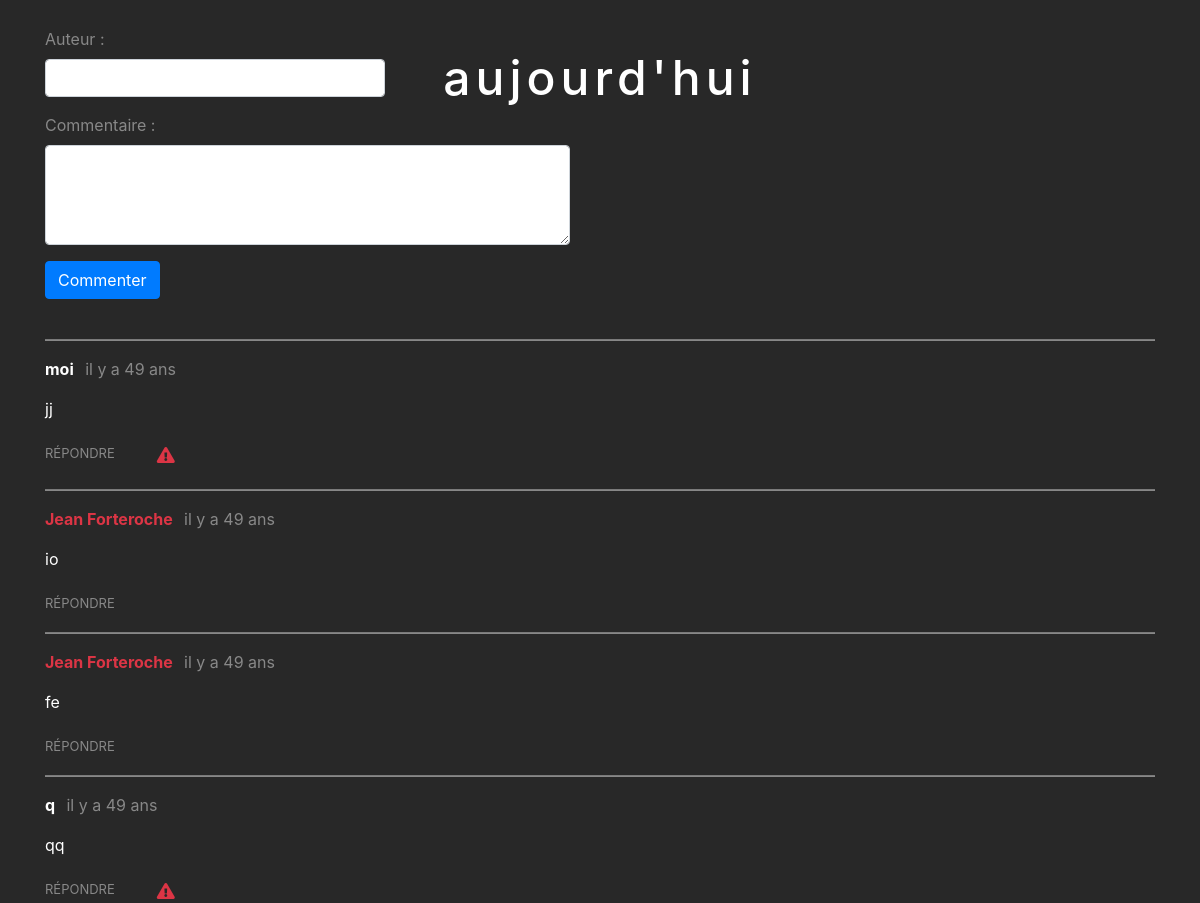
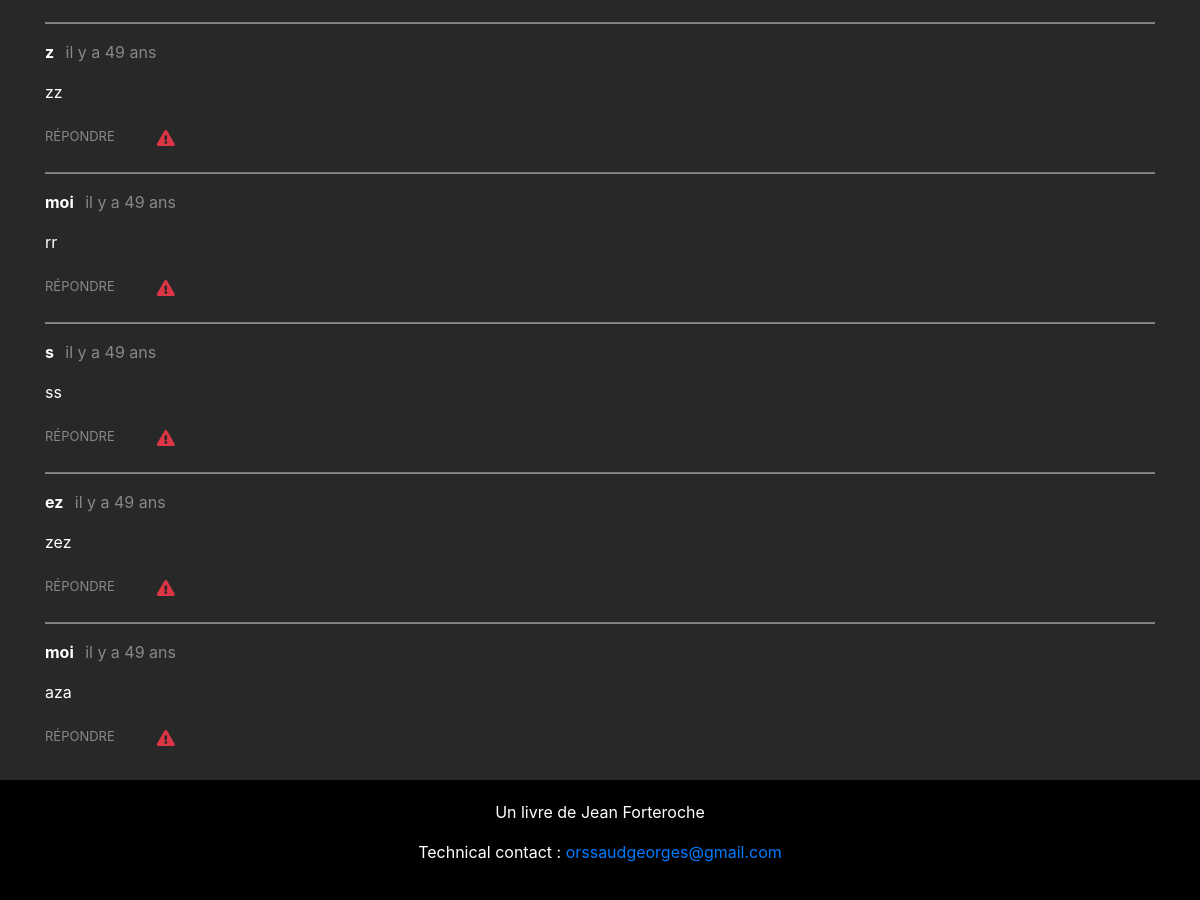
The app's page /index.php?action=post&id=6 (lower part), older data (2 pictures, top to bottom).
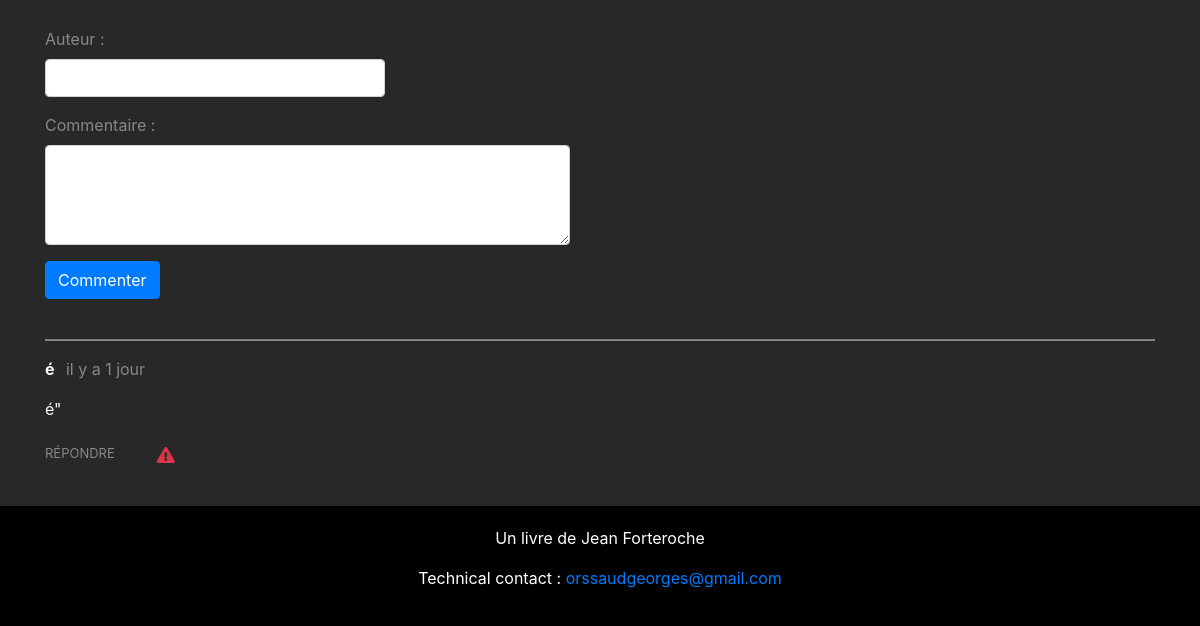
The same page, newer data.
### tables this page shows
CREATE TABLE `chapter` (
  `id` int(11) NOT NULL,
  `title` varchar(255) NOT NULL,
  `chapter_date` datetime NOT NULL,
  `content` text NOT NULL
);

CREATE TABLE `comments` (
  `id` int(11) NOT NULL,
  `post_id` int(11) NOT NULL,
  `author` varchar(255) NOT NULL,
  `comment` text NOT NULL,
  `comment_date` int(11) NOT NULL,
  `reported` int(11) NOT NULL,
  `by_author` tinyint(1) NOT NULL DEFAULT '0',
  `reply` int(11) DEFAULT NULL
);

### model/dataBase.php (called while the page is built, shortened)
<?php
class  dataBase{
	private function getPDO(){
		$pdo = new PDO('mysql:host=localhost;dbname=project8;charset=utf8', 'root', '');
		return $pdo;
	}
	public function prepare($statement, $atributes, $one = false){
		$req = $this->getPDO()->prepare($statement);
    	$req->execute($atributes);
    		if($one){
    			$data = $req->fetch(PDO::FETCH_OBJ);
    		}else{
    			$data = $req->fetchAll(PDO::FETCH_OBJ);
    		}
    	return $data;
	}
}

### model/postManager.php (called while the page is built, shortened)
<?php
class postManager extends \projet8\dataBase
{
	public function onePost($id){
			$post = $this->prepare('SELECT id, title, content, chapter_date FROM chapter WHERE id = ?', [$id], true);
			return $post;
	}
}

### model/commentsManager.php (called while the page is built, shortened)
<?php
class commentsManager extends \projet8\dataBase
{
	public function commentsForOnePost($id){
			$comments = $this->prepare('SELECT id, author, comment, comment_date, by_author, reply FROM comments WHERE post_id = ? ORDER BY comment_date DESC', [$id]);
			return $comments;
	}
}

### model/relativeTime.php (called while the page is built, shortened)
<?php
class time{
	 function relativetime($comment_date){
	 	                $sub = time() - $comment_date;
                if($sub < 3600){
                   if($sub < 60){
                    return 'maintenant';
                   }elseif($sub < 120){
                    return 'il y a 1 minute';
                   }else{
                    return 'il y a ' . round($sub/60) . ' minutes';
                   }
                }elseif($sub < 82800){
                    if($sub < 7200){
                        return 'il y a 1 heure';
                    }else{
                        return 'il y a ' . round($sub/3600) . ' heures';
                    }
                }elseif($sub < 518400){
                    if($sub < 172800){
                        return 'il y a 1 jour';
                    }else{
                        return 'il y a ' . round($sub/86400) . ' jours';
                    }
                }elseif($sub < 28886400){
                    if($sub < 3628800){
                        return 'il y a 1 mois';
                    }else{
                        return 'il y a ' . round($sub/2563200) . ' mois';
                    }
                }else{
                    if($sub < 47174400){
                        return 'il y a 1 an';
                    }else{
                        return 'il y a ' . round($sub/31449600) . ' ans';
                    }
                }
            }
}

### view/template/comment.php (the view, shortened to what the changed rows need)
  <?php
        foreach ($commentsById as $comment){
        ?>
        <div   <?php echo('id="'.$comment->id.'"');
                        if($comment->reply !== null){
                            echo('class=" reply"');
                        }
                ?> >
<hr class="hrComments">
            <p><strong class="<?php
             if($comment->by_author == 1){
                echo('red');
             }
                ?>"><?= $comment->author; ?>&nbsp;&nbsp;&nbsp;</strong><span class="grey"><?= $time->relativeTime($comment->comment_date); ?></span></p>
            <p><?=$comment->comment; ?></p>
             <?php
                if (isset($_SESSION['id']) && isset($_SESSION['account'])){
              ?>
            <div class="row">
                <div class="col-md-1">
                     <?php
                     if($comment->reply === null){
                        require('replyForm.php');
                     }
                     ?>
                </div>
                <div class="col-md-1   offset-md-10">
                <form class="col align-self-center" action="index.php?action=deleteCommentPost&amp;id=<?= $comment->id ?>&amp;postId=<?= $post->id; ?>#comments" method="post">
                    <button  type="submit" class="btn btn-danger" title="Supprimer ce message"><i class="fas fa-trash-alt"></i></button>
                </form>
                </div>
            </div>
            <?php
                }else{
            ?>
        <div class="row" >
      <?php if($comment->reply === null){ ?>
                <div class="col-auto ">
                    <?php require('replyForm.php'); ?>
                </div>
     <?php  }
            if($comment->by_author == 0){ ?>
                                <div class="col-auto">
                                    <form  action="index.php?action=reported&amp;id=<?= $post->id; ?>#<?= $comment->id ?>" method="post">
                                            <button  id="report_<?= $comment->id ?>" class="btn reportButton " title="Signaler ce commentaire !" type="submit"><i class="fas fa-exclamation-triangle"></i></button>
                                    </form>
                                </div>
     <?php
            }  ?>
        </div>
    <?php  }   ?>
        </div>
        <?php
        }
        ?>

### view/postView.php (shortened to what the changed rows need)
 <div class="container">
<div class="caption">
            <h3>
                <?= $post->title; ?>
            </h3>
</div>
<br>
        <br>
        <br>
 <br>
<div id="comments">
<br>
<br>
   <?php require('template/comment.php'); ?>
</div>
<br>
</div>
<?php require('view/template/template.php'); ?>

### view/template/replyForm.php
    <?php
    if(!isset($_GET['comId'])){
    ?>
   <a href="index.php?action=post&amp;id=<?= $post->id; ?>&amp;comId=<?= $comment->id ?>#<?= $comment->id ?>" class="replyLink" >répondre</a>
    <?php
}
   ?>

Row changes from the older to the newer data that the page shows:
no longer on this page (row unchanged): chapter: title "aujourd'hui"
removed comments: author "moi", comment_date "il y a 49 ans", comment "jj"
removed comments: author "Jean Forteroche", comment_date "il y a 49 ans", comment "io", by_author 1 (drawn)
removed comments: author "Jean Forteroche", comment_date "il y a 49 ans", comment "fe", by_author 1 (drawn)
removed comments: author "q", comment_date "il y a 49 ans", comment "qq"
removed comments: author "z", comment_date "il y a 49 ans", comment "zz"
removed comments: author "moi", comment_date "il y a 49 ans", comment "rr"
removed comments: author "s", comment_date "il y a 49 ans", comment "ss"
removed comments: author "ez", comment_date "il y a 49 ans", comment "zez"
removed comments: author "moi", comment_date "il y a 49 ans", comment "aza"
added comments: author "é", comment_date "il y a 1 jour", comment "é\""
